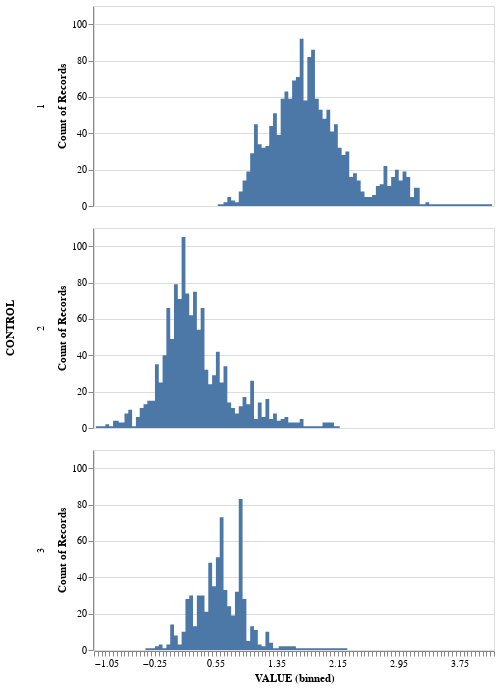

The cell this chart's notebook holds for it:
### Code cell
alt.Chart(df).mark_area(opacity=1, interpolate='step').encode(
    alt.X("VALUE:Q", bin=alt.Bin(maxbins=200)),
    alt.Y('count()',stack=None),
    alt.Row('CONTROL:N')
).properties(
    width=400,
    height=200
)

### Figure 1 — Vega-Lite specification as saved in the notebook (floating-point values rounded to 4 significant figures; data arrays with more than 128 entries replaced by an {"elided": "..."} marker saying what was removed)
{"config": {"view": {"continuousWidth": 400, "continuousHeight": 300}}, "data": {"name": "data-531a307a7e9cb4ac444584793f3f27ff"}, "mark": {"type": "area", "interpolate": "step", "opacity": 1}, "encoding": {"row": {"type": "nominal", "field": "CONTROL"}, "x": {"type": "quantitative", "bin": {"maxbins": 200}, "field": "VALUE"}, "y": {"type": "quantitative", "aggregate": "count", "stack": null}}, "height": 200, "width": 400, "$schema": "https://vega.github.io/schema/vega-lite/v4.0.2.json", "datasets": {"data-531a307a7e9cb4ac444584793f3f27ff": {"elided": "3577 records"}}}
